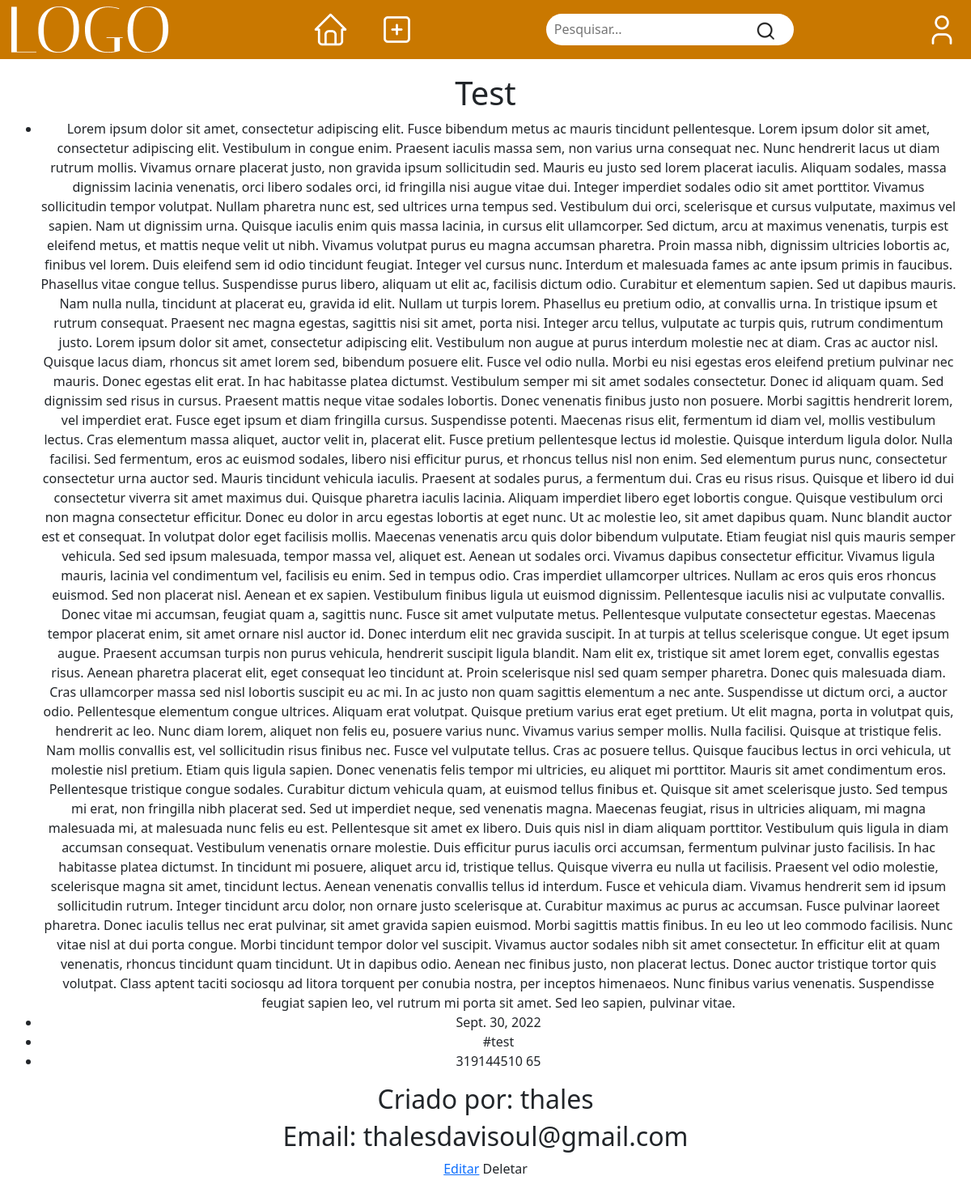
Screenshot of /sharin/publicacao_view/9 (signed in) with the database file from the repository.
### sharin/models.py (models this page shows)
class Publicacao(models.Model):
    criador = models.IntegerField(blank=False, default=1)
    titulo = models.CharField(max_length=32)
    descricao= models.TextField()
    telefone = models.CharField(max_length=12, blank=True, null=True)
    tags = models.TextField()
    data = models.DateField()

### sharin/views.py (the view)
# urls.py: path("publicacao_view/<publicacao_id>", views.publicacao_view, name="publicacao-view"),
def publicacao_view(request, publicacao_id):
    if not request.user.is_authenticated:
        return redirect("sharin:login_view")
    publicacao = Publicacao.objects.get(pk=publicacao_id)
    criador = User.objects.get(pk=publicacao.criador)
    return render(request, "sharin/publicacao_view.html", {
        "publicacao":publicacao,
        "criador":criador,
    })

### sharin/templates/sharin/publicacao_view.html (shortened to what this page needs)
{% extends 'sharin/layout.html' %}
{% block body %}
    <div class="corpo">
        <h1>{{ publicacao.titulo }}</h1>
        <ul>
            <li>{{ publicacao.descricao }}</li>
            <li>{{ publicacao.data }}</li>
            <li>{{ publicacao.tags }}</li>
            <li>{{ publicacao.telefone }}</li>
        </ul>
        <h2>Criado por: {{ criador.username }}</h2>
        <h2>Email: {{ criador.email }}</h2>
        {% if user == criador %}
            <a href="{% url 'sharin:publicacao-edit' publicacao.id %}">Editar</a>
            <a id="deletar" data-url="{% url 'sharin:publicacao-delete' publicacao.id %}">Deletar</a>
        {% endif %}
    </div>
{% endblock %}

### sharin/static/sharin/styles.css (style rules this page uses)
* { box-sizing: border-box; margin: 0; padding: 0; }
.corpo { padding: 1.5%; text-align: center; }

### rows the page displays
Publicacao: titulo "Test", descricao "Lorem ipsum dolor sit amet, consectetur adipiscing elit. Fusce bibendum metus ac mauris tincidunt pellentesque. Lorem ipsum dolor sit amet, consectetur adipiscing elit. Vestibulum in congue enim. Praesent iaculis massa sem, non varius urna consequat nec. Nunc hendrerit lacus ut diam rutrum mollis. Vivamus ornare placerat justo, non gravida ipsum sollicitudin sed. Mauris eu justo sed lorem placerat iaculis. Aliquam sodales, massa dignissim lacinia venenatis, orci libero sodales orci, id fringilla nisi augue vitae dui. Integer imperdiet sodales odio sit amet porttitor. Vivamus sollicitudin tempor volutpat. Nullam pharetra nunc est, sed ultrices urna tempus sed. Vestibulum dui orci,…", data "Sept. 30, 2022", tags "#test", telefone "319144510 65"

### other values shown
{{ criador.username }} "thales"
{{ criador.email }} "thalesdavisoul@gmail.com"
